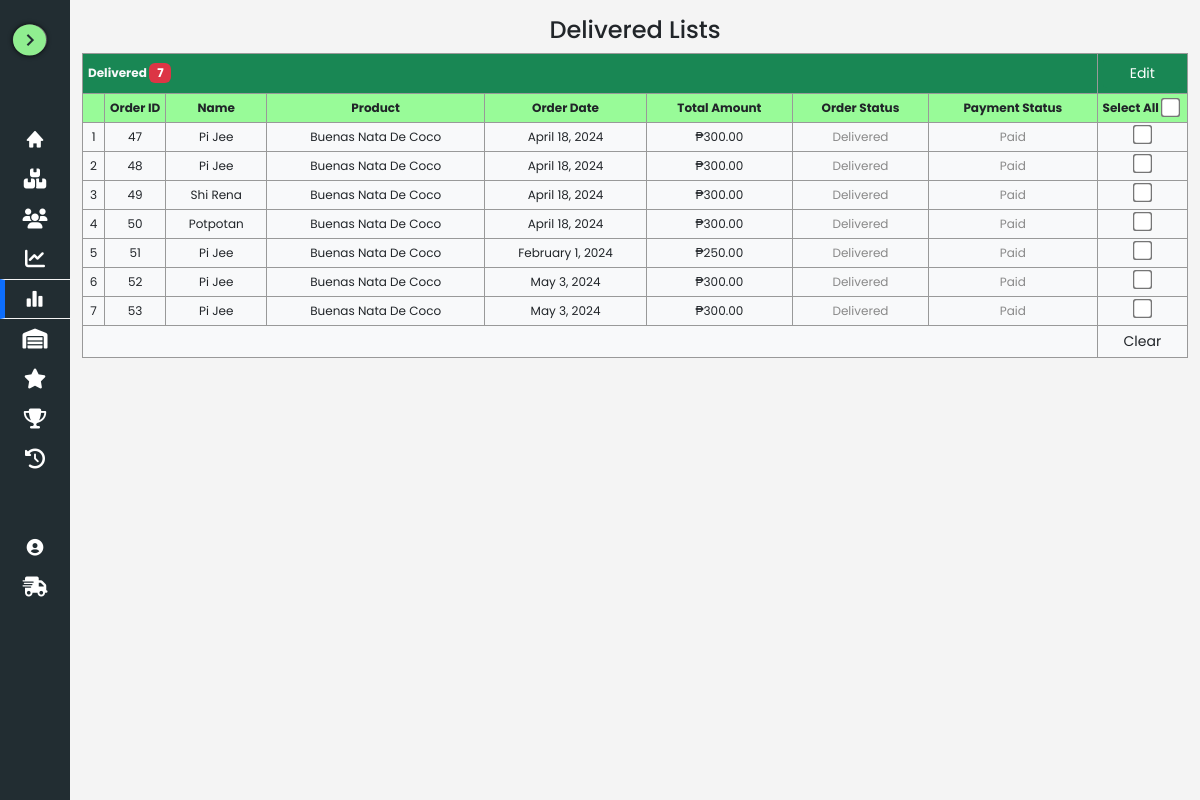
Screenshot of /admin/management/orders/delivered.php (signed in) with the database file from the repository.
### tables this page shows
CREATE TABLE `orders` (
  `OrderID` int(11) NOT NULL,
  `CustomerID` int(11) DEFAULT NULL,
  `OrderDate` date DEFAULT NULL,
  `TotalAmount` decimal(10,2) NOT NULL,
  `OrderStatus` varchar(50) NOT NULL,
  `PaymentStatus` varchar(50) DEFAULT NULL,
  `ShippingAddress` varchar(255) DEFAULT NULL,
  `AddressID` int(11) DEFAULT NULL
);

CREATE TABLE `addresses` (
  `AddressID` int(11) NOT NULL,
  `CustomerID` int(11) DEFAULT NULL,
  `Description` varchar(255) NOT NULL,
  `HouseNo` varchar(255) NOT NULL,
  `Street` varchar(255) NOT NULL,
  `Barangay` varchar(255) NOT NULL,
  `City` varchar(100) NOT NULL,
  `Province` varchar(100) NOT NULL,
  `ZipCode` varchar(20) NOT NULL,
  `FullName` varchar(255) DEFAULT NULL,
  `PhoneNumber` varchar(20) DEFAULT NULL,
  `IsDefault` tinyint(1) DEFAULT 0,
  `AddedAt` datetime DEFAULT NULL,
  `UpdatedAt` datetime DEFAULT NULL
);

CREATE TABLE `products` (
  `ProductID` int(11) NOT NULL,
  `ProductName` varchar(255) NOT NULL,
  `Photo` varchar(200) NOT NULL,
  `Description` text DEFAULT NULL,
  `ProductDetails` text DEFAULT NULL,
  `Price` decimal(10,2) NOT NULL,
  `QuantityAvailable` int(11) NOT NULL,
  `CategoryID` int(11) DEFAULT NULL
);

### admin/management/orders/delivered.php (the view, shortened to what this page needs)
<?php
include '../../../connection.php';
$sql = "SELECT o.*, a.FullName AS CustomerName, a.Description, a.HouseNo, a.Street, a.Barangay, a.City, a.Province, a.ZipCode,
        p.ProductName, oi.Quantity, oi.Subtotal
        FROM orders o
        JOIN addresses a ON o.AddressID = a.AddressID
        JOIN orderitems oi ON o.OrderID = oi.OrderID
        JOIN products p ON oi.ProductID = p.ProductID
        WHERE o.OrderStatus = 'delivered'";
$result = $conn->query($sql);
$delivered_count_sql = "SELECT COUNT(*) AS delivered_count FROM orders WHERE OrderStatus = 'delivered'";
$delivered_count_result = $conn->query($delivered_count_sql);
$delivered_count = $delivered_count_result->fetch_assoc()['delivered_count'];
?>
<!DOCTYPE html>
<html lang="en">
<head>
    <link href="https://cdn.jsdelivr.net/npm/bootstrap@5.3.3/dist/css/bootstrap.min.css" rel="stylesheet">
</head>
<body class="bg bg-light">
    <?php include 'sidebar-orders.php'; ?>
    <section class="home">
        <div class="order-container">
            <div class="container-fluid">
                <div class="head pt-3">
                    <h4 class="text-center">Delivered Lists</h4>
                </div>
                <div class="orders-table-container">
                    <div class="header-container pb-5">
                        <table class="admin-dashboard">
                            <thead>
                                <tr class="fw-bold fs-5 bg bg-success text-light">
                                    <th colspan="8">Delivered
                                        <span style="font-size: 12px;" class="badge text-bg-danger"><?php echo htmlspecialchars($delivered_count); ?></span>
                                    </th>
                                    <th colspan="2">
                                        <button type="button" class="editbtn btn btn-sm btn-success border-0" onclick="openGlobalEditModal()">Edit</button>
                                    </th>
                                </tr>
                                <tr class="text-center">
                                    <th style="width:2%"></th>
                                    <th style="width:2%">Order&nbsp;ID</th>
                                    <th>Name</th>
                                    <th>Product</th>
                                    <th>Order Date</th>
                                    <th>Total Amount</th>
                                    <th>Order Status</th>
                                    <th>Payment Status</th>
                                    <th style="text-align: center;">
                                        <label style="display: inline-flex; align-items: center; cursor: pointer;">
                                            Select&nbsp;All&nbsp;&nbsp;<input type="checkbox" id="selectAllCheckbox" style="transform: scale(1.5); margin-right: 5px;">
                                        </label>
                                    </th>
                                </tr>
                            </thead>
                            <tbody class="text-center bg bg-light">
                                <?php
                                $row_counter = 1;
                                if ($result->num_rows > 0) {
                                    while ($row = $result->fetch_assoc()) {
                                        echo "<tr>";
                                        echo "<td>" . $row_counter++ . "</td>";
                                        echo "<td>" . htmlspecialchars($row["OrderID"]) . "</td>";
                                        echo "<td>" . htmlspecialchars($row["CustomerName"]) . "</td>";
                                        echo "<td>" . htmlspecialchars($row["ProductName"]) . "</td>";
                                        echo "<td>" . date("F j, Y", strtotime($row["OrderDate"])) . "</td>";
                                        echo "<td class='TotalAmount'>₱" . htmlspecialchars($row["TotalAmount"]) . "</td>";
                                        echo "<td class='order-status-" . strtolower(str_replace(' ', '-', $row["OrderStatus"])) . "'>" . htmlspecialchars($row["OrderStatus"]) . "</td>";
                                        echo "<td class='payment-status-" . strtolower(str_replace(' ', '-', $row["PaymentStatus"])) . "'>" . htmlspecialchars($row["PaymentStatus"]) . "</td>";
                                        echo "<td style='width:5%;'><input type='checkbox' name='order_ids[]' value='" . htmlspecialchars($row["OrderID"]) . "' class='order-checkbox' style='transform: scale(1.5);'></td>";
                                        echo "</tr>";
                                    }
                                } else {
                                    echo "<tr><td colspan='10'>No orders found</td></tr>";
                                }
                                ?>
                            </tbody>
                            <tfoot class="bg bg-light">
                                <td colspan="8  "></td>
                                <td colspan="2" class="text-center p-0 fs-6">
                                    <button type="button" id="clearCheckboxes" class="btn btn-outline-basic btn-sm">Clear</button>
                                </td>
                            </tfoot>
                        </table>
                    </div>
                </div>
            </div>
        </div>
    </section>
</body>
</html>

### admin/management/orders/sidebar.css (style rules this page uses)
* { font-family: "Poppins", sans-serif; margin: 0; padding: 0; box-sizing: border-box; }
:root { --body-color: #f4f4f4; --sidebar-color: #222d32; --primary-color: green; --primary--color-light: #F6F5FF; --toggle-color: #DDD; --text-color: #fff; --text-color-hover: #212121; --tran-02: all 0.2s ease; --tran-03: all 0.3s ease; --tran-04: all 0.4s ease; --tran-05: all 0.5s ease; }
body { height: 100vh; background-color: var(--body-color); transition: var(--tran-05); }
.sidebar.close~.home { left: 70px; width: calc(100% - 70px); }
.home { position: relative; height: 100vh; left: 230px; width: calc(100% - 230px); transition: var(--tran-05); background: var(--body-color); }

### admin/management/orders/delivered.php (style rules this page uses)
.admin-dashboard { width: 100%; border-collapse: collapse; }
table { border-collapse: collapse; margin-bottom: 50px; }
table tr, table th, table td { font-size: 12px; border: 1px solid #999; padding: 5px; }
thead { background-color: #98FB98; }
.editbtn { width: 100%; }
.order-status-delivered { color: orange; }
.order-status-delivered { color: blue; }
.order-status-delivered { color: #888; }
.payment-status-paid { color: #888; }
input[type="checkbox"] { transform: scale(1.5); }

### rows the page displays
orders: OrderID "47", AddressID.FullName "Pi Jee", products.ProductName "Buenas Nata De Coco", OrderDate "April 18, 2024", TotalAmount "300.00", OrderStatus "Delivered", PaymentStatus "Paid"
orders: OrderID "48", AddressID.FullName "Pi Jee", products.ProductName "Buenas Nata De Coco", OrderDate "April 18, 2024", TotalAmount "300.00", OrderStatus "Delivered", PaymentStatus "Paid"
orders: OrderID "49", AddressID.FullName "Shi Rena", products.ProductName "Buenas Nata De Coco", OrderDate "April 18, 2024", TotalAmount "300.00", OrderStatus "Delivered", PaymentStatus "Paid"
orders: OrderID "50", AddressID.FullName "Potpotan", products.ProductName "Buenas Nata De Coco", OrderDate "April 18, 2024", TotalAmount "300.00", OrderStatus "Delivered", PaymentStatus "Paid"
orders: OrderID "51", AddressID.FullName "Pi Jee", products.ProductName "Buenas Nata De Coco", OrderDate "February 1, 2024", TotalAmount "250.00", OrderStatus "Delivered", PaymentStatus "Paid"
orders: OrderID "52", AddressID.FullName "Pi Jee", products.ProductName "Buenas Nata De Coco", OrderDate "May 3, 2024", TotalAmount "300.00", OrderStatus "Delivered", PaymentStatus "Paid"
orders: OrderID "53", AddressID.FullName "Pi Jee", products.ProductName "Buenas Nata De Coco", OrderDate "May 3, 2024", TotalAmount "300.00", OrderStatus "Delivered", PaymentStatus "Paid"

### other values shown
$delivered_count "7"
